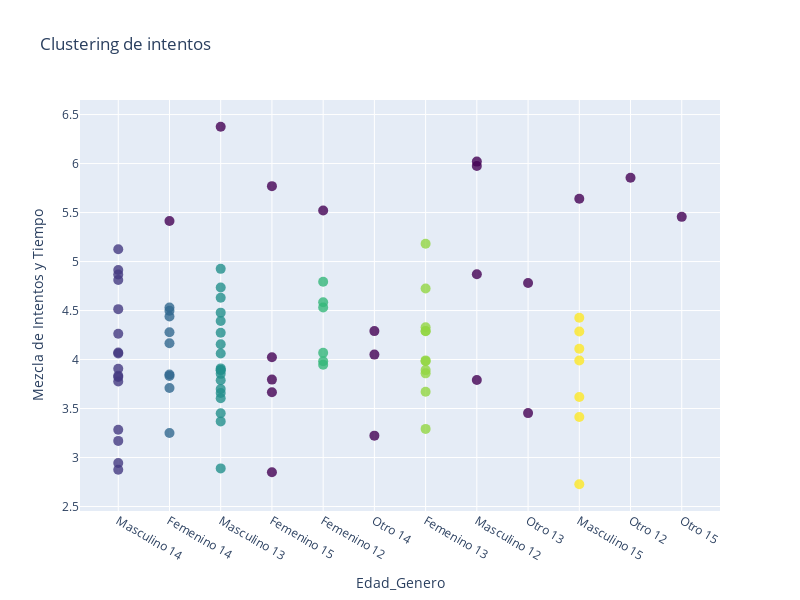

Notebook cell for this chart:
### Markdown cell above
# Con Hierarchical Agglomerative Clustering (HAC):

### Code cell
import numpy as np
import plotly.graph_objects as go
from scipy.cluster.hierarchy import linkage, fcluster
from sklearn.metrics import silhouette_score
from sklearn.preprocessing import StandardScaler

#Tecnicas de principal component analysis
#conjunto minimo de datos que explican una cirscuntancia
#Claro, el Principal Component Analysis (PCA) es una técnica de reducción de dimensionalidad que se utiliza en el análisis de datos y en el aprendizaje automático. El objetivo principal de PCA es transformar un conjunto de variables correlacionadas en un conjunto de variables no correlacionadas llamadas componentes principales.

#PCA es útil cuando se trabaja con un conjunto de datos con muchas variables, y se desea reducir la cantidad de variables manteniendo la mayor cantidad de información posible. Esto se logra al encontrar las direcciones en las que los datos tienen la mayor varianza y proyectar los datos en estas direcciones.

#El proceso de PCA se puede resumir en los siguientes pasos:

#Estandarizar los datos: Esto implica escalar las variables para que tengan una media de 0 y una desviación estándar de 1.
#Calcular la matriz de covarianza: La matriz de covarianza es una matriz cuadrada que contiene las covarianzas entre cada par de variables.
#Calcular los eigenvectores y eigenvalores de la matriz de covarianza: Los eigenvectores representan las direcciones en las que los datos tienen la mayor varianza, y los eigenvalores representan la magnitud de la varianza en cada dirección.
#Ordenar los eigenvectores según sus eigenvalores correspondientes en orden descendente.
#Seleccionar los primeros k eigenvectores, donde k es el número de componentes principales que se desea mantener.
#Proyectar los datos en el espacio de los k eigenvectores seleccionados.
#El resultado es un conjunto de datos transformado con menos dimensiones, que conserva la mayor cantidad de información posible del conjunto de datos original.


#elegir 2 sistemas cada uno, 1 mas, resumen. tracksrls frances si. uno de codigo abierto
#ver funcionalidades y visualizacion y analisis

#predecir si al jugador le va a ir bien o no segun los datos 

# Convertir los valores de la columna 'edad_genero' en valores numéricos utilizando el diccionario de etiquetas
df['edad_genero_num'] = df['edad_genero'].apply(lambda x: etiquetas_edad_genero[x])

#Coger las columnas necesarias para crear la matriz de características
matriz_caracteristicas = df[['edad_genero_num', 'mezcla_intentos_tiempo']].values

# Normalizar los datos
#matriz_caracteristicas_norm = StandardScaler().fit_transform(matriz_caracteristicas)

# Calcular la matriz de enlaces
Z = linkage(matriz_caracteristicas, method='ward')

# Calcular los valores de silueta para diferentes umbrales
scores = []
for i in range(2, len(Z)):
    clusters = fcluster(Z, t=i, criterion='maxclust')
    score = silhouette_score(matriz_caracteristicas, clusters)
    scores.append(score)

# Encontrar el umbral que maximiza el valor de silueta
umbral = np.argmax(scores) + 2

# Asignar los clusters en base al umbral
agrupamiento = fcluster(Z, t=umbral, criterion='maxclust')

# Crear la figura
fig = go.Figure(data=[go.Scatter(x=df['edad_genero'], y=df['mezcla_intentos_tiempo'], mode='markers',
                                 marker=dict(size=10, color=agrupamento.labels_ + 1, opacity=0.8,
                                             colorscale='Viridis'))])

# Configurar layout
fig.update_layout(title='Clustering de intentos',
                  xaxis_title='Edad_Genero',
                  yaxis_title='Mezcla de Intentos y Tiempo',
                  width=800, height=600)

# Mostrar gráfica
fig.show()

### Figure 1 — Plotly figure (JSON) as saved in the notebook; plotly's stock layout.template omitted (floating-point values rounded to 4 significant figures)
{"data": [{"marker": {"color": [1, 2, 2, 3, 1, 0, 4, 3, 0, 5, 1, 5, 0, 1, 1, 1, 4, 0, 3, 3, 1, 3, 0, 0, 3, 2, 5, 0, 1, 5, 1, 0, 6, 2, 2, 5, 5, 0, 4, 4, 1, 4, 6, 0, 1, 0, 3, 3, 2, 4, 3, 3, 3, 3, 0, 3, 3, 6, 0, 5, 1, 0, 0, 3, 1, 2, 6, 5, 1, 3, 3, 1, 0, 6, 5, 5, 2, 5, 1, 6, 0, 3, 6, 3, 0, 0, 0, 2], "colorscale": [[0, "#440154"], [0.1111, "#482878"], [0.2222, "#3e4989"], [0.3333, "#31688e"], [0.4444, "#26828e"], [0.5556, "#1f9e89"], [0.6667, "#35b779"], [0.7778, "#6ece58"], [0.8889, "#b5de2b"], [1, "#fde725"]], "opacity": 0.8, "size": 10}, "mode": "markers", "type": "scatter", "x": ["Masculino 14", "Femenino 14", "Femenino 14", "Masculino 13", "Masculino 14", "Femenino 15", "Femenino 12", "Masculino 13", "Otro 14", "Femenino 13", "Masculino 14", "Femenino 13", "Masculino 12", "Masculino 14", "Masculino 14", "Masculino 14", "Femenino 12", "Femenino 15", "Masculino 13", "Masculino 13", "Masculino 14", "Masculino 13", "Femenino 14", "Femenino 15", "Masculino 13", "Femenino 14", "Femenino 13", "Otro 13", "Masculino 14", "Femenino 13", "Masculino 14", "Masculino 12", "Masculino 15", "Femenino 14", "Femenino 14", "Femenino 13", "Femenino 13", "Otro 13", "Femenino 12", "Femenino 12", "Masculino 14", "Femenino 12", "Masculino 15", "Femenino 15", "Masculino 14", "Masculino 12", "Masculino 13", "Masculino 13", "Femenino 14", "Femenino 12", "Masculino 13", "Masculino 13", "Masculino 13", "Masculino 13", "Otro 14", "Masculino 13", "Masculino 13", "Masculino 15", "Masculino 12", "Femenino 13", "Masculino 14", "Masculino 13", "Otro 12", "Masculino 13", "Masculino 14", "Femenino 14", "Masculino 15", "Femenino 13", "Masculino 14", "Masculino 13", "Masculino 13", "Masculino 14", "Otro 14", "Masculino 15", "Femenino 13", "Femenino 13", "Femenino 14", "Femenino 13", "Masculino 14", "Masculino 15", "Masculino 15", "Masculino 13", "Masculino 15", "Masculino 13", "Femenino 12", "Otro 15", "Femenino 15", "Femenino 14"], "y": [3.776, 3.848, 4.498, 4.478, 3.906, 2.85, 4.585, 3.7, 4.05, 3.983, 4.913, 3.892, 5.975, 4.514, 3.284, 4.262, 3.982, 3.795, 4.63, 4.061, 2.944, 2.889, 5.414, 4.024, 3.659, 4.531, 4.292, 4.782, 3.822, 3.859, 3.17, 4.871, 4.427, 4.166, 3.833, 5.182, 3.671, 3.453, 3.947, 4.068, 4.869, 4.794, 2.728, 5.769, 2.875, 6.02, 4.735, 3.789, 4.278, 4.531, 3.894, 3.453, 3.91, 4.393, 3.223, 3.891, 3.369, 3.617, 3.791, 4.33, 4.072, 6.375, 5.854, 3.605, 5.126, 4.44, 4.286, 4.726, 4.812, 4.274, 4.926, 3.835, 4.29, 4.109, 4.29, 3.292, 3.25, 3.991, 4.061, 3.413, 5.64, 3.854, 3.99, 4.156, 5.521, 5.456, 3.667, 3.709]}], "layout": {"height": 600, "title": {"text": "Clustering de intentos"}, "width": 800, "xaxis": {"title": {"text": "Edad_Genero"}}, "yaxis": {"title": {"text": "Mezcla de Intentos y Tiempo"}}}}
